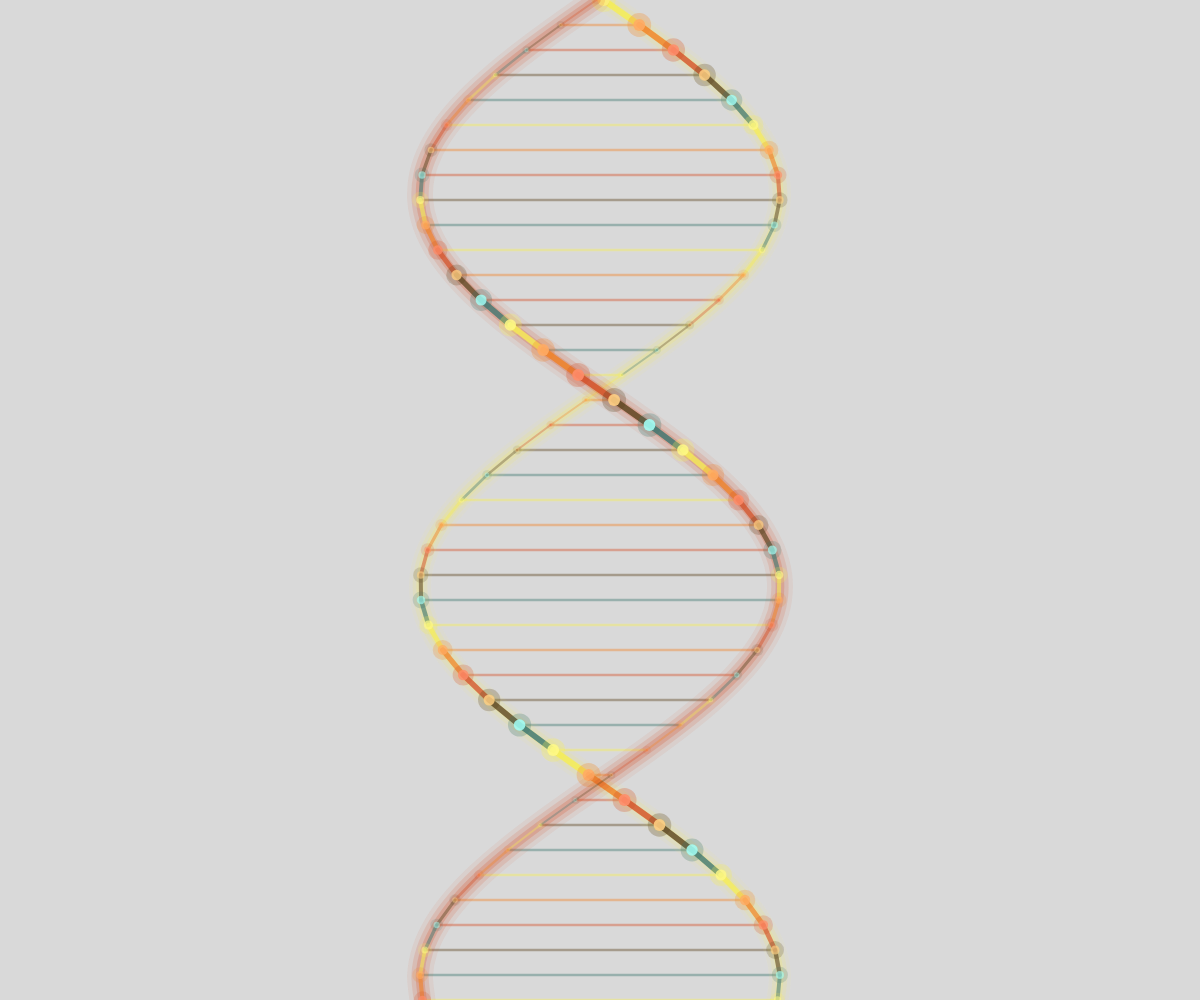
Frame 1 (no input)
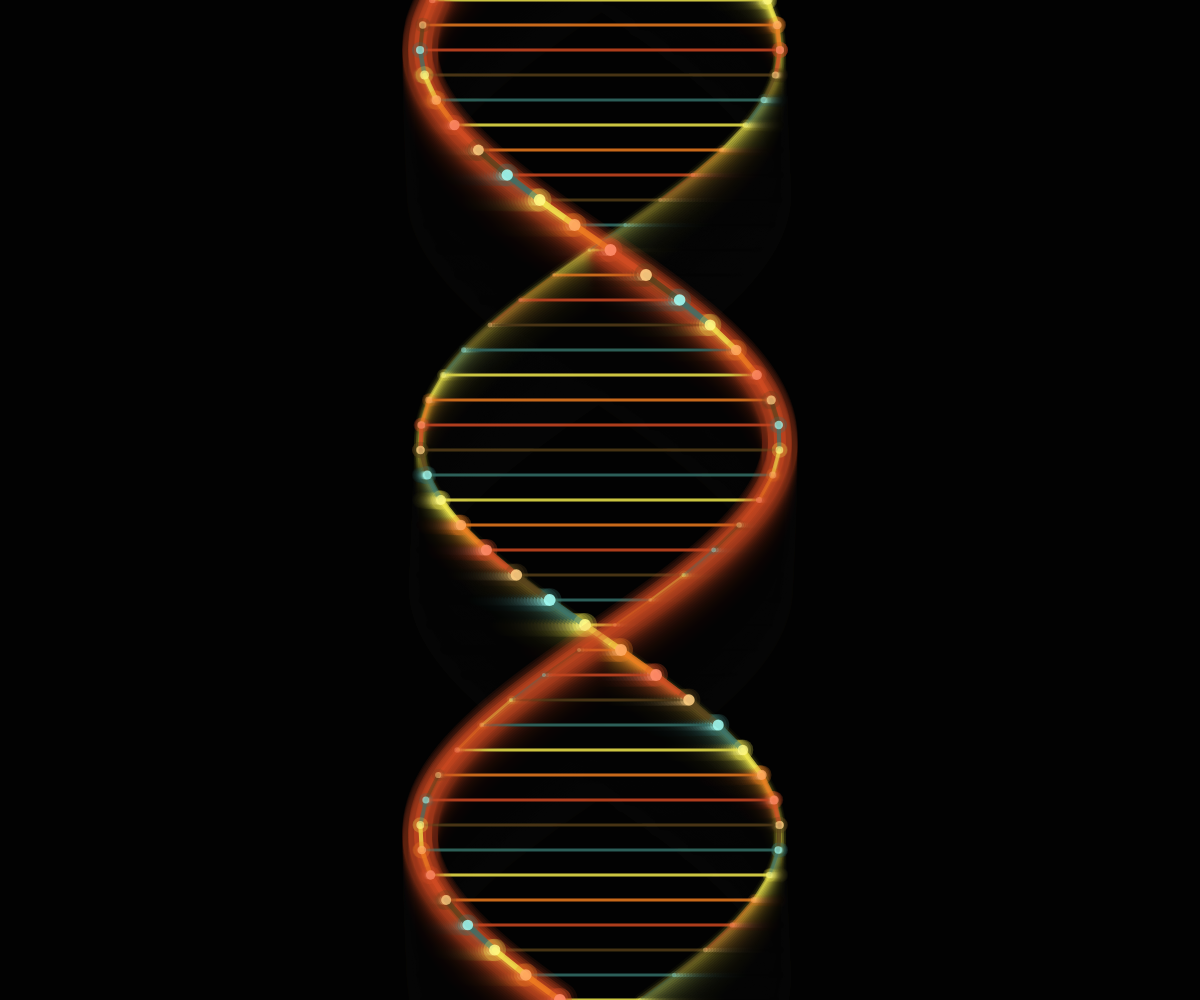
Frame 60 (no input)
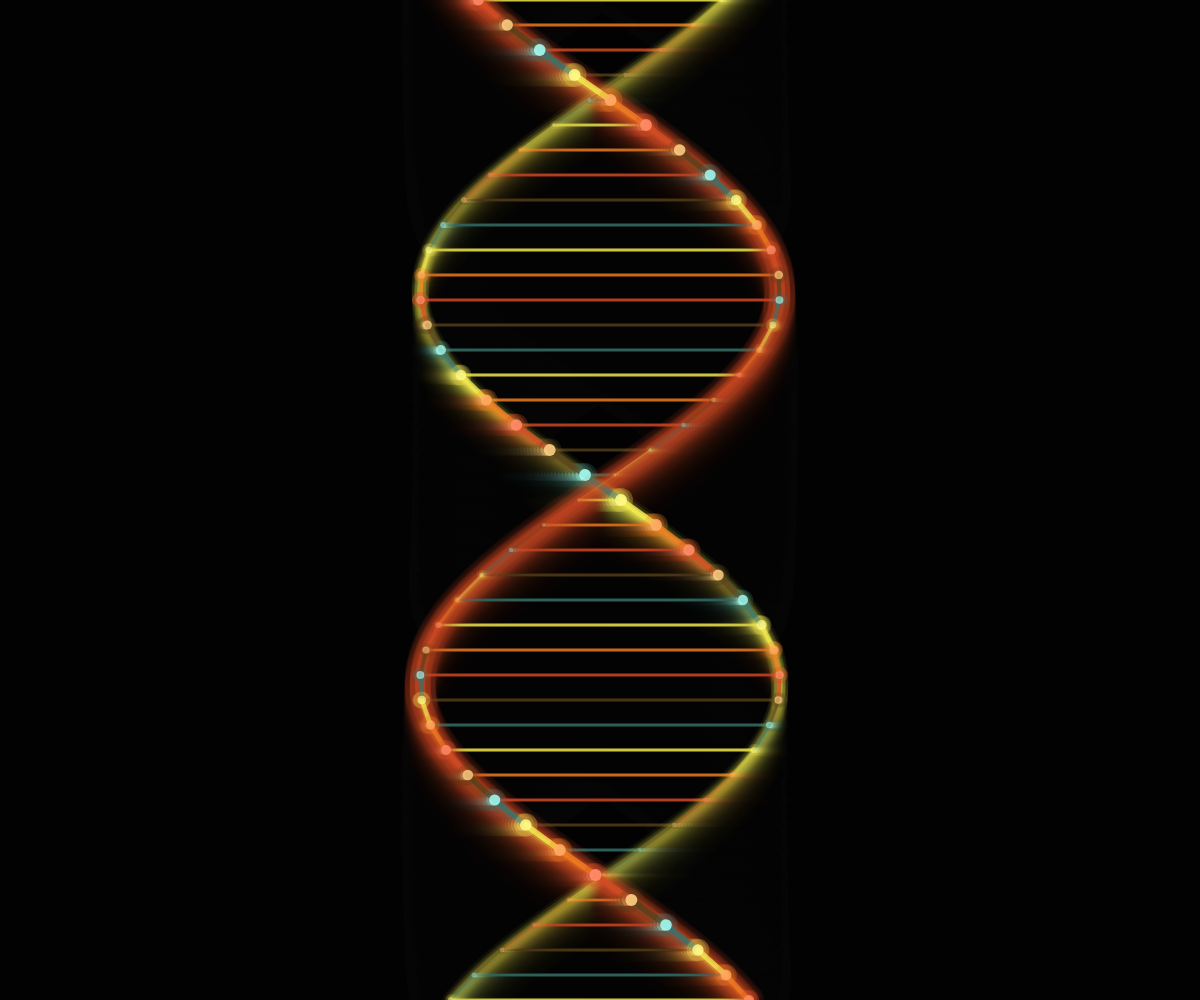
Frame 120 (the mouse pressed at the canvas centre since frame 60)

The p5.js sketch that drew these frames (run headless with seeded random() and noise() and a simulated clock; from frame 60 on, the mouse is pressed at the canvas centre):

// p5.js sketch
// ── sketch.js
let timeOffset = 0;
let numRungs = 40; // Number of horizontal connecting lines

// DNA parameters
let helixAmplitude; // How wide the helix spreads
let helixFrequency = 0.008; // Vertical frequency of the wave
let rotationSpeed = 0.02; // How fast the helix rotates

// Color palette (HSB values)
let palette = [
    [57, 67, 97],    // Yellow #F7F052
    [27, 86, 95],    // Orange #F28123
    [14, 83, 83],    // Burnt orange #D34E24
    [37, 69, 34],    // Brown #563F1B
    [174, 51, 45]    // Teal #38726C
];

function setup() {
    createCanvas(windowWidth, windowHeight);
    colorMode(HSB, 360, 100, 100, 100);
    helixAmplitude = min(width * 0.2, 180); // Cap at 180px to keep DNA thin
}

function draw() {
    // Motion blur effect
    background(0, 0, 0, 15);

    timeOffset += rotationSpeed;

    // Draw the DNA structure
    drawDNA();
}

function drawDNA() {
    let centerX = width / 2;
    let strandSpacing = height / numRungs;

    // Store points for both strands
    let strand1Points = [];
    let strand2Points = [];

    // Calculate points along both vertical strands
    for (let i = 0; i <= numRungs; i++) {
        let y = i * strandSpacing;
        let phase = y * helixFrequency + timeOffset;

        // Two strands offset by PI (180 degrees) - creates the double helix
        let x1 = centerX + sin(phase) * helixAmplitude;
        let x2 = centerX + sin(phase + PI) * helixAmplitude;

        // Z-depth for 3D effect (determines which strand is in front)
        let z1 = cos(phase);
        let z2 = cos(phase + PI);

        strand1Points.push({ x: x1, y: y, z: z1 });
        strand2Points.push({ x: x2, y: y, z: z2 });
    }

    // Draw horizontal rungs (base pairs) - draw behind strands first
    for (let i = 0; i < strand1Points.length; i++) {
        let p1 = strand1Points[i];
        let p2 = strand2Points[i];

        // Color based on position
        let colorIndex = i % palette.length;
        let col = palette[colorIndex];

        // Vary alpha based on depth for 3D effect
        let avgZ = (p1.z + p2.z) / 2;
        let alpha = map(avgZ, -1, 1, 20, 60);
        let strokeW = map(avgZ, -1, 1, 1, 4);

        // Draw the connecting rung
        stroke(col[0], col[1], col[2], alpha);
        strokeWeight(strokeW);
        line(p1.x, p1.y, p2.x, p2.y);
    }

    // Draw vertical strands with glow
    drawStrand(strand1Points, 0);
    drawStrand(strand2Points, 2);
}

function drawStrand(points, colorOffset) {
    // Draw glow/trail effect
    for (let g = 3; g > 0; g--) {
        let glowAlpha = map(g, 3, 0, 10, 40);
        let glowWeight = g * 8;

        noFill();
        beginShape();
        for (let i = 0; i < points.length; i++) {
            let p = points[i];
            let colorIndex = (i + colorOffset) % palette.length;
            let col = palette[colorIndex];

            // Depth-based alpha
            let depthAlpha = map(p.z, -1, 1, glowAlpha * 0.3, glowAlpha);

            stroke(col[0], col[1], col[2], depthAlpha);
            strokeWeight(glowWeight * map(p.z, -1, 1, 0.5, 1.5));

            if (i === 0) {
                curveVertex(p.x, p.y);
            }
            curveVertex(p.x, p.y);
            if (i === points.length - 1) {
                curveVertex(p.x, p.y);
            }
        }
        endShape();
    }

    // Draw main strand line
    noFill();
    for (let i = 0; i < points.length - 1; i++) {
        let p1 = points[i];
        let p2 = points[i + 1];

        let colorIndex = (i + colorOffset) % palette.length;
        let col = palette[colorIndex];

        // Brightness and size based on z-depth
        let avgZ = (p1.z + p2.z) / 2;
        let alpha = map(avgZ, -1, 1, 30, 80);
        let weight = map(avgZ, -1, 1, 2, 6);

        stroke(col[0], col[1], col[2], alpha);
        strokeWeight(weight);
        line(p1.x, p1.y, p2.x, p2.y);
    }

    // Draw nodes at each point
    for (let i = 0; i < points.length; i++) {
        let p = points[i];
        let colorIndex = (i + colorOffset) % palette.length;
        let col = palette[colorIndex];

        // Size and brightness based on depth
        let size = map(p.z, -1, 1, 4, 12);
        let alpha = map(p.z, -1, 1, 30, 90);

        noStroke();
        // Glow
        fill(col[0], col[1], col[2], alpha * 0.3);
        ellipse(p.x, p.y, size * 2, size * 2);
        // Core
        fill(col[0], col[1] * 0.7, 100, alpha);
        ellipse(p.x, p.y, size, size);
    }
}

function windowResized() {
    resizeCanvas(windowWidth, windowHeight);
    helixAmplitude = min(width * 0.2, 180); // Cap at 180px to keep DNA thin
}
